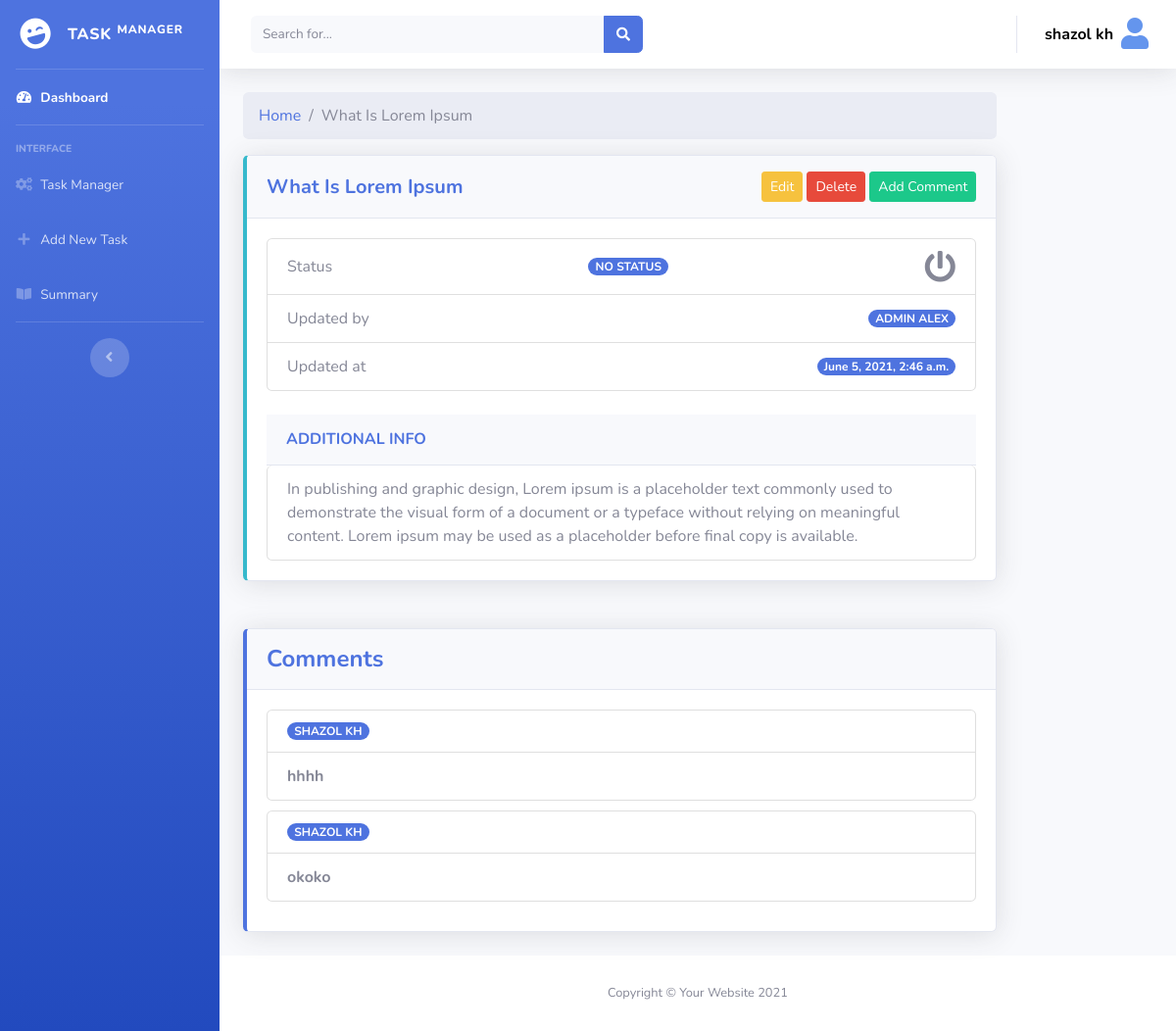
The app's page /task/3 (signed in), older data.
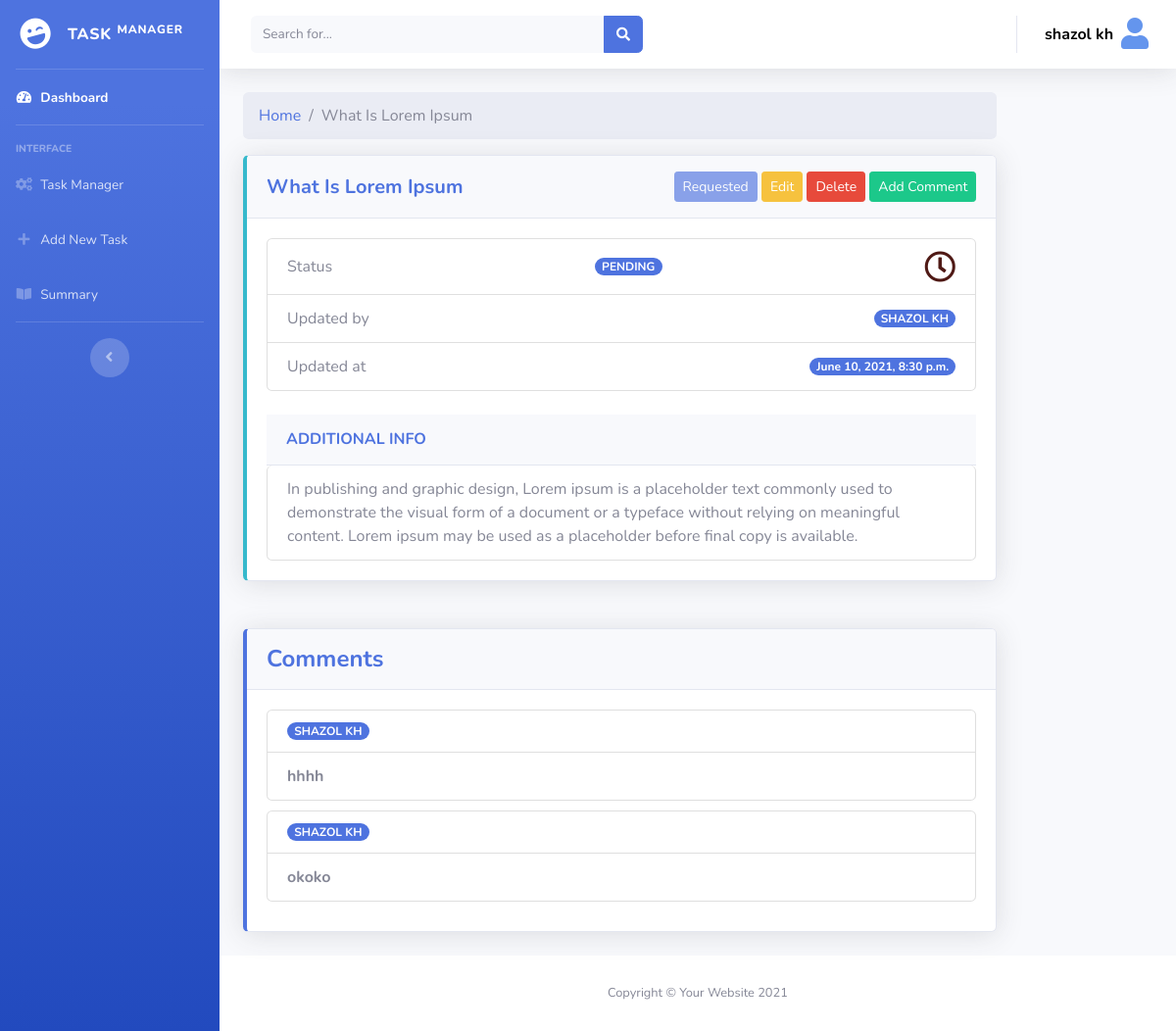
The same page, newer data.
### task_manager/models.py (models this page shows, shortened)
class Task(models.Model):
    task_name = models.CharField(max_length=255)
    STATUS_TYPE = (
        ('complete', 'Complete'),
        ('incomplete', 'Incomplete'),
        ('outstanding', 'Outstanding'),
        ('no status', 'No Status'),
        ('pending', 'Pending'),
    )
    status = models.CharField(max_length=255, choices=STATUS_TYPE, null=True, blank=True)
    updated_at = models.DateTimeField(auto_now_add=False, null=True, blank=True)
    updated_by = models.ForeignKey(User, on_delete=models.CASCADE, null=True, blank=True)
    additional_info = models.TextField(null=True, blank=True)

class Comment(models.Model):
    task = models.ForeignKey(Task, on_delete=models.CASCADE)
    user = models.ForeignKey(User, on_delete=models.CASCADE)
    details = models.TextField()
    commented_at = models.DateTimeField(auto_now_add=True)

### task_manager/views.py (the view, shortened to what this page needs)
# urls.py: path('<str:pk>', SingleTask, name='single-task'),
@login_required(login_url='login')
def SingleTask(request, pk):
    data = Task.objects.get(id=pk)
    try:
        approval = ApprovalRequest.objects.filter(task_id=pk).first()
    except:
        approval = 0
    commen = Comment.objects.filter(task_id=pk)
    page = request.GET.get('page', 1)
    paginator = Paginator(commen, 4)
    try:
        comments = paginator.page(page)
    except PageNotAnInteger:
        comments = paginator.page(1)
    except EmptyPage:
        comments = paginator.page(paginator.num_pages)
    context = {
        'data': data,
        'comments': comments,
        'approval': approval,
    }
    return render(request, 'task_manager/singleTask.html', context)

### templates/task_manager/singleTask.html (shortened to what this page needs)
{% extends 'task_manager/common/dashboard_base.html' %}
{% block dasboard_content %}
    <div class="container-fluid">
        <div class="row">
            <div class="col-xl-10 col-lg-10">
                <div>
                    <ol class="breadcrumb">
                        <li class="breadcrumb-item"><a href="{% url 'main-dashboard' %}">Home</a></li>
                        <li class="breadcrumb-item active">{{ data.task_name|title }}</li>
                    </ol>
                </div>
                <div class="card border-left-info shadow mb-4">
                    <div class="card-header py-3 d-flex flex-row align-items-center justify-content-between">
                        <h5 class="m-0 font-weight-bold text-primary">{{ data.task_name|title }}</h5>
                        <div class="dropdown no-arrow">
                            {% if data.status == 'pending' %}
                                {% if approval != 0 %}
                                    {% if approval.user != request.user %}
                                        {% if approval.approved == False %}
                                            {% if perms.task_manager.view_approvalrequest %}
                                                <a href="{% url 'approve' data.id %}"
                                                   class="btn btn-info btn-sm btn-success">
                                                    Approve
                                                </a>
                                            {% else %}
                                                <button type="button"
                                                        class="btn btn-danger btn-sm" data-toggle="tooltip"
                                                        data-placement="top"
                                                        title="You don't have permission to approve" disabled>
                                                    Approve
                                                </button>
                                            {% endif %}
                                        {% endif %}
                                    {% else %}
                                        <button type="button" class="btn btn-sm btn-primary" disabled>Requested</button>
                                    {% endif %}
                                {% endif %}
                            {% endif %}
                            <a href="#" class="btn btn-sm btn-warning" data-toggle="modal"
                               data-target="#edittaskmodal">
                                Edit
                            </a>
                            <a href="#" class="btn btn-sm btn-danger" data-toggle="modal"
                               data-target="#deletetaskmodal">
                                Delete
                            </a>
                            <a href="#" class="btn btn-sm btn-success" data-toggle="modal"
                               data-target="#addcommentmodal">
                                Add Comment
                            </a>
                        </div>
                    </div>
                    <div class="card-body">
                        <ul class="list-group">
                            <li class="list-group-item d-flex justify-content-between align-items-center">
                                Status <span
                                    class="badge badge-primary badge-pill">{{ data.get_status_display|upper }}</span>
                                {% if data.status == 'complete' %}
                                    <i class="fas fa-check-circle fa-2x" style="color: green"></i>
                                {% elif data.status == 'incomplete' %}
                                    <i class="fas fa-times-circle fa-2x" style="color: red"></i>
                                {% elif data.status == 'outstanding' %}
                                    <i class="fas fa-exclamation-triangle fa-2x" style="color: yellow"></i>
                                {% elif data.status == 'no status' %}
                                    <i class="fas fa-power-off fa-2x"></i>
                                {% elif data.status == 'pending' %}
                                    <i class="far fa-clock fa-2x" style="color: #4f1915"></i>
                                {% endif %}
                            </li>
                            <li class="list-group-item d-flex justify-content-between align-items-center">
                                Updated by
                                <span class="badge badge-primary badge-pill">{{ data.updated_by.first_name|upper }}</span>
                            </li>
                            <li class="list-group-item d-flex justify-content-between align-items-center">
                                Updated at
                                <span class="badge badge-primary badge-pill">{{ data.updated_at }}</span>
                            </li>
                        </ul>
                        <br>
                        <div class="card-header py-3 d-flex flex-row align-items-center justify-content-between">
                            <h6 class="m-0 font-weight-bold text-primary">ADDITIONAL INFO</h6>
                        </div>
                        <ul class="list-group">
                            <li class="list-group-item d-flex justify-content-between align-items-center">
                                <h7>
                                    {{ data.additional_info }}
                                </h7>
                            </li>
                        </ul>
                    </div>
                </div>
            </div>
        </div>
    </div>
    <div class="container-fluid">
        <div class="row">
            <div class="col-xl-10 col-lg-10">
                <div class="card border-left-primary shadow mb-4">
                    <div class="card-header py-3 d-flex flex-row align-items-center justify-content-between">
                        <h4 class="m-0 font-weight-bold text-primary">Comments</h4>
                    </div>
                    <div class="card-body">
                        {% if comments %}
                            {% for comment in comments %}
                                <ul class="list-group" style="margin-bottom: 10px">
                                    <li class="list-group-item d-flex justify-content-between align-items-center">
                                        <span class="badge badge-primary badge-pill">{{ comment.user.first_name|upper }}</span>
                                    </li>
                                    <li class="list-group-item d-flex justify-content-between align-items-center">
                                        <strong>
                                            {{ comment.details }}
                                        </strong>
                                    </li>
                                </ul>
                            {% endfor %}
                        {% else %}
                            <ul class="list-group" style="margin-bottom: 10px">
                                <li class="list-group-item d-flex justify-content-between align-items-center">
                                    <span class="badge badge-warning badge-pill">NO COMMENTS FOUND</span>
                                </li>
                            </ul>
                        {% endif %}
                    </div>
                </div>
            </div>
        </div>
    </div>
{% endblock %}

### templates/task_manager/common/dashboard_base.html (shortened to what this page needs)
{% load static %}
<!DOCTYPE html>
<html lang="en">
<head>
    <link rel="stylesheet" href="https://cdnjs.cloudflare.com/ajax/libs/font-awesome/5.15.3/css/all.min.css"
/>
    <link href="{% static 'dash/css/sb-admin-2.min.css' %}" rel="stylesheet">
</head>
<body id="page-top">
<div id="wrapper">
    {% include 'task_manager/common/sidebar.html' %}
    <div id="content-wrapper" class="d-flex flex-column">
        <div id="content">
            {% include 'task_manager/common/header.html' %}
            {% block dasboard_content %}
            {% endblock %}
        </div>
        <footer class="sticky-footer bg-white">
            <div class="container my-auto">
                <div class="copyright text-center my-auto">
                    <span>Copyright &copy; Your Website {% now "Y" %}</span>
                </div>
            </div>
        </footer>
    </div>
</div>
</body>
</html>

### templates/task_manager/common/sidebar.html (shortened to what this page needs)
<ul class="navbar-nav bg-gradient-primary sidebar sidebar-dark accordion" id="accordionSidebar">
    <a class="sidebar-brand d-flex align-items-center justify-content-center" href="{% url 'main-dashboard' %}">
        <div class="sidebar-brand-icon rotate-n-15">
            <i class="fas fa-laugh-wink"></i>
        </div>
        <div class="sidebar-brand-text mx-3">Task <sup>Manager</sup></div>
    </a>
    <hr class="sidebar-divider my-0">
    <li class="nav-item active">
        <a class="nav-link" href="{% url 'main-dashboard' %}">
            <i class="fas fa-fw fa-tachometer-alt"></i>
            <span>Dashboard</span></a>
    </li>
    <hr class="sidebar-divider">
    <div class="sidebar-heading">
        Interface
    </div>
    <li class="nav-item">
        <a class="nav-link" href="{% url 'dashboard' %}">
            <i class="fas fa-fw fa-cogs"></i>
            <span>Task Manager</span>
        </a>
    </li>
    <li class="nav-item">
        <a class="nav-link" href="#" data-toggle="modal"
           data-target="#addtaskmodal">
            <i class="fas fa-fw fa-plus"></i>
            <span>Add New Task</span>
        </a>
    </li>
    <li class="nav-item">
        <a class="nav-link" href="{% url 'summary' %}">
            <i class="fas fa-fw fa-book-open"></i>
            <span>Summary</span>
        </a>
    </li>
    <hr class="sidebar-divider">
    <div class="text-center d-none d-md-inline">
        <button class="rounded-circle border-0" id="sidebarToggle"></button>
    </div>
</ul>

### templates/task_manager/common/header.html (shortened to what this page needs)
<nav class="navbar navbar-expand navbar-light bg-white topbar mb-4 static-top shadow">
    <form method="get" action="{% url 'search' %}" class="d-none d-sm-inline-block form-inline mr-auto ml-md-3 my-2 my-md-0 mw-100 navbar-search">
        <div class="input-group">
            <input type="text" class="form-control bg-light border-0 small" placeholder="Search for..."
                   aria-label="Search" aria-describedby="basic-addon2" name="query" id="query">
            <div class="input-group-append">
                <button class="btn btn-primary" type="button">
                    <i class="fas fa-search fa-sm"></i>
                </button>
            </div>
        </div>
    </form>
    <ul class="navbar-nav ml-auto">
        <li class="nav-item dropdown no-arrow">
            <a class="nav-link dropdown-toggle" href="#" id="userDropdown" role="button"
               data-toggle="dropdown" aria-haspopup="true" aria-expanded="false">
                <span class="mr-2 d-none d-lg-inline text-black-600"
                      style="color: black; font-weight: bolder">{{ request.user.first_name }}</span>
                <div class="sidebar-brand-icon">
                    <i class="fas fa-user fa-2x" style="color: cornflowerblue"></i>
                </div>
            </a>
        </li>
    </ul>
</nav>

Row changes from the older to the newer data that the page shows:
changed Task "What Is Lorem Ipsum": status "NO STATUS" → "PENDING"; updated_by.first_name "ADMIN ALEX" → "SHAZOL KH"; updated_at "June 5, 2021, 2:46 a.m." → "June 10, 2021, 8:30 p.m."
Text that changed along with them:
text now shown: "Requested"
